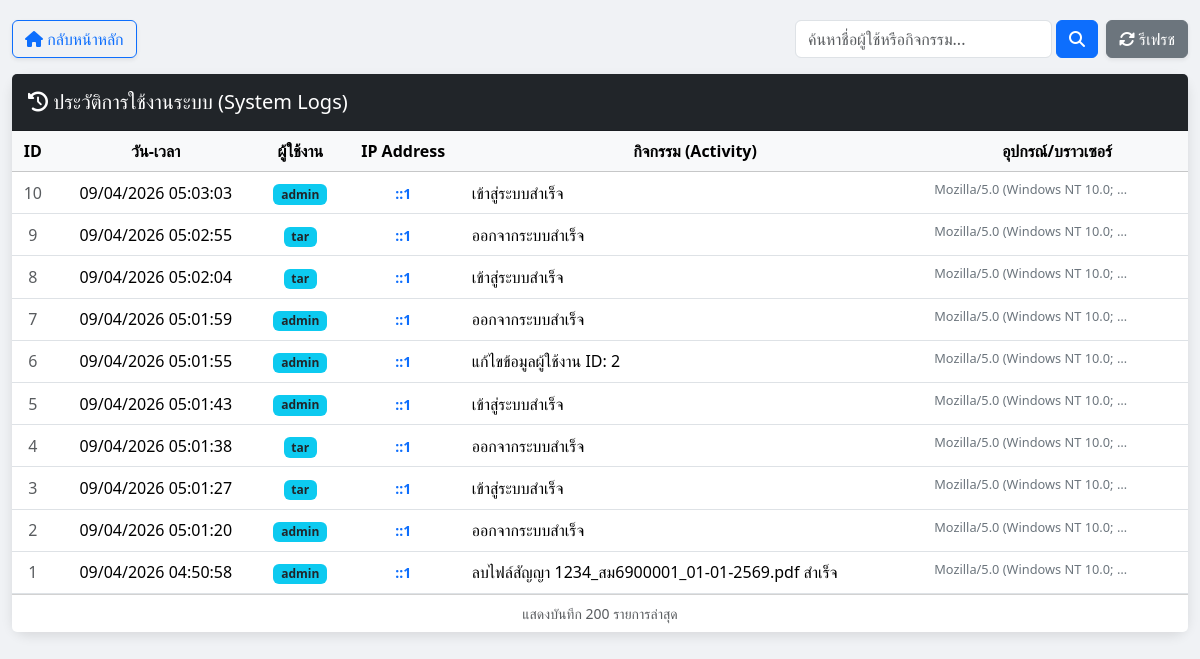
Page /view_logs.php (signed in) on the committed database.
### tables this page shows
CREATE TABLE `log_tb` (
  `log_id` int(10) UNSIGNED NOT NULL,
  `username` varchar(100) NOT NULL,
  `ip_address` varchar(100) NOT NULL,
  `ua` varchar(255) NOT NULL,
  `activity` varchar(100) NOT NULL,
  `date_time` datetime NOT NULL
);

### view_logs.php (the view, shortened to what this page needs)
<?php
include 'check_permission.php';
$search = isset($_GET['search']) ? trim($_GET['search']) : '';
?>
<!DOCTYPE html>
<html lang="th">
<head>
    <?php
		include 'lib_head.php';
	?>
</head>
<body>
    <div class="container-fluid" style="max-width: 1200px;">
        <div class="d-flex justify-content-between mb-3">
            <a href="index.php" class="btn btn-outline-primary shadow-sm"><i class="fas fa-home"></i> กลับหน้าหลัก</a>
            <div class="d-flex gap-2">
                <form action="" method="GET" class="d-flex gap-1">
                    <input type="text" name="search" class="form-control" placeholder="ค้นหาชื่อผู้ใช้หรือกิจกรรม..." value="<?php echo htmlspecialchars($search); ?>">
                    <button type="submit" class="btn btn-primary"><i class="fas fa-search"></i></button>
                </form>
                <button class="btn btn-secondary shadow-sm" onclick="window.location.reload();">
                    <i class="fas fa-sync-alt"></i> รีเฟรช
                </button>
            </div>
        </div>
        <div class="card main-card">
            <div class="card-header bg-dark text-white py-3">
                <h5 class="mb-0"><i class="fas fa-history"></i> ประวัติการใช้งานระบบ (System Logs)</h5>
            </div>
            <div class="card-body p-0">
                <div class="table-responsive">
                    <table class="table table-hover align-middle mb-0">
                        <thead class="table-light text-center">
                            <tr>
                                <th>ID</th>
                                <th>วัน-เวลา</th>
                                <th>ผู้ใช้งาน</th>
                                <th>IP Address</th>
                                <th>กิจกรรม (Activity)</th>
                                <th>อุปกรณ์/บราวเซอร์</th>
                            </tr>
                        </thead>
                        <tbody>
                            <?php
                            try {
                                if ($search != '') {
                                    $sql = "SELECT * FROM log_tb
                                            WHERE username LIKE :search
                                            OR activity LIKE :search
                                            OR ip_address LIKE :search
                                            ORDER BY log_id DESC LIMIT 200";
                                    $stmt = $conn->prepare($sql);
                                    $stmt->execute(['search' => "%$search%"]);
                                } else {
                                    $stmt = $conn->query("SELECT * FROM log_tb ORDER BY log_id DESC LIMIT 200");
                                }
                                while($row = $stmt->fetch(PDO::FETCH_ASSOC)) {
                                    echo "<tr>";
                                    echo "<td class='text-center text-muted'>{$row['log_id']}</td>";
                                    echo "<td class='text-center' style='white-space:nowrap;'>".date('d/m/Y H:i:s', strtotime($row['date_time']))."</td>";
                                    echo "<td class='text-center'><span class='badge bg-info text-dark'>{$row['username']}</span></td>";
                                    echo "<td class='text-center'><small class='fw-bold text-primary'>{$row['ip_address']}</small></td>";
                                    echo "<td>" . htmlspecialchars($row['activity']) . "</td>";
                                    echo "<td><span class='ua-text' title='".htmlspecialchars($row['ua'])."'>{$row['ua']}</span></td>";
                                    echo "</tr>";
                                }
                            } catch (PDOException $e) {
                                echo "<tr><td colspan='6' class='text-center text-danger'>เกิดข้อผิดพลาด: {$e->getMessage()}</td></tr>";
                            }
                            ?>
                        </tbody>
                    </table>
                </div>
            </div>
            <div class="card-footer bg-white text-muted small text-center">
                <?php echo ($search != '') ? "ผลการค้นหาสำหรับ: <strong>".htmlspecialchars($search)."</strong>" : "แสดงบันทึก 200 รายการล่าสุด"; ?>
            </div>
        </div>
    </div>
</body>
</html>

### lib_head.php (shortened to what this page needs)
<link href="lib/bootstrap-5.3.8/css/bootstrap.min.css" rel="stylesheet">
<link href="lib/fontawesome-free-6.5.2/css/all.min.css" rel="stylesheet">

### view_logs.php (style rules this page uses)
body { background-color: #f0f2f5; padding-top: 20px; }
.main-card { border-radius: 1rem; box-shadow: 0 4px 12px rgba(0,0,0,0.1); border: none; }
.ua-text { max-width: 200px; overflow: hidden; text-overflow: ellipsis; white-space: nowrap; display: inline-block; font-size: 0.8rem; color: #6c757d; }

### rows in the picture
log_tb: log_id "10", date_time "09/04/2026 05:03:03", username "admin", ip_address "::1", activity "เข้าสู่ระบบสำเร็จ", ua "Mozilla/5.0 (Windows NT 10.0;…"
log_tb: log_id "9", date_time "09/04/2026 05:02:55", username "tar", ip_address "::1", activity "ออกจากระบบสำเร็จ", ua "Mozilla/5.0 (Windows NT 10.0;…"
log_tb: log_id "8", date_time "09/04/2026 05:02:04", username "tar", ip_address "::1", activity "เข้าสู่ระบบสำเร็จ", ua "Mozilla/5.0 (Windows NT 10.0;…"
log_tb: log_id "7", date_time "09/04/2026 05:01:59", username "admin", ip_address "::1", activity "ออกจากระบบสำเร็จ", ua "Mozilla/5.0 (Windows NT 10.0;…"
log_tb: log_id "6", date_time "09/04/2026 05:01:55", username "admin", ip_address "::1", activity "แก้ไขข้อมูลผู้ใช้งาน ID: 2", ua "Mozilla/5.0 (Windows NT 10.0;…"
log_tb: log_id "5", date_time "09/04/2026 05:01:43", username "admin", ip_address "::1", activity "เข้าสู่ระบบสำเร็จ", ua "Mozilla/5.0 (Windows NT 10.0;…"
log_tb: log_id "4", date_time "09/04/2026 05:01:38", username "tar", ip_address "::1", activity "ออกจากระบบสำเร็จ", ua "Mozilla/5.0 (Windows NT 10.0;…"
log_tb: log_id "3", date_time "09/04/2026 05:01:27", username "tar", ip_address "::1", activity "เข้าสู่ระบบสำเร็จ", ua "Mozilla/5.0 (Windows NT 10.0;…"
log_tb: log_id "2", date_time "09/04/2026 05:01:20", username "admin", ip_address "::1", activity "ออกจากระบบสำเร็จ", ua "Mozilla/5.0 (Windows NT 10.0;…"
log_tb: log_id "1", date_time "09/04/2026 04:50:58", username "admin", ip_address "::1", activity "ลบไฟล์สัญญา 1234_สม6900001_01-01-2569.pdf สำเร็จ", ua "Mozilla/5.0 (Windows NT 10.0;…"
